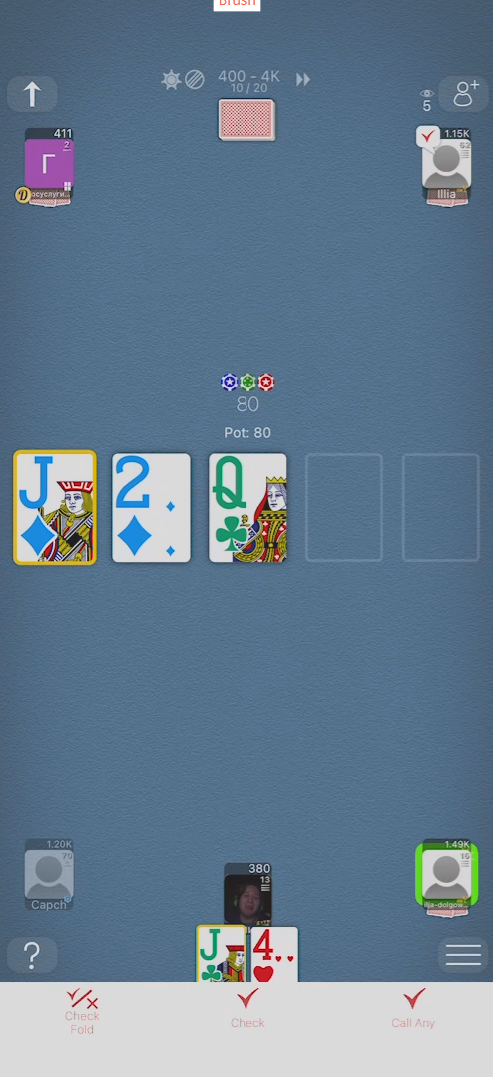
#> input picture assets/screenshots/rst_reference_2.png, 493 x 1077 px
$ python calibrate_rst_reference.py
#> lines starting #> are read from the running program, lines starting #| are printed output that depends on the picture; after the words box and inside, x2 and y2 are one past the last pixel; in counts of white or black regions, pixels touching at a corner belong together
### config.py
from dataclasses import dataclass, field, asdict
from pathlib import Path
import json
import os
import sys

ROOT = Path(getattr(sys, '_MEIPASS', Path(__file__).resolve().parent))
DATA = Path(os.environ.get('POKERVISION_DATA', Path(os.environ.get('LOCALAPPDATA', Path.home())) / 'PokerVisionAI'))

@dataclass(frozen=True)
class Region:
    x: float
    y: float
    w: float
    h: float

    def __post_init__(self):
        if not (0 <= self.x < 1 and 0 <= self.y < 1 and 0 < self.w <= 1 and 0 < self.h <= 1 and self.x+self.w <= 1.00001 and self.y+self.h <= 1.00001):
            raise ValueError('Regions must lie within normalized coordinates 0–1')

    def pixels(self, width: int, height: int) -> tuple[int, int, int, int]:
        x, y = int(self.x*width+1e-8), int(self.y*height+1e-8)
        return x, y, max(1, min(width-x, round(self.w*width))), max(1, min(height-y, round(self.h*height)))

def region(x1, y1, x2, y2):
    return Region(x1/493, y1/1077, (x2-x1)/493, (y2-y1)/1077)

def default_regions():
    return {'hole': region(194,924,302,984), 'board': region(13,449,480,567),
            'pot': region(217,370,278,441), 'hero_stack': region(224,860,278,900),
            'seat_1': region(20,127,78,204), 'seat_2': region(415,125,479,207),
            'seat_3': region(22,839,79,912), 'seat_4': region(414,838,479,914),
            'actions': region(0,982,493,1077)}

@dataclass
class LayoutProfile:
    name: str = 'RST portrait 493x1077 (uncalibrated)'
    regions: dict[str, Region] = field(default_factory=default_regions)
    card_threshold: float = .94
    ocr_threshold: float = .85
    use_easyocr: bool = False
    reference_size: tuple[int, int] | None = None
    ocr_backend: str = 'template'
    auto_table_crop: bool = False

    def __post_init__(self):
        if not {'hole','board','pot','hero_stack','actions'} <= self.regions.keys():
            raise ValueError('Profile needs hole, board, pot, hero_stack and actions regions')
        if not 0 <= self.card_threshold <= 1 or not 0 <= self.ocr_threshold <= 1:
            raise ValueError('Thresholds must be 0–1')
        if self.ocr_backend not in ('template','rapidocr'):
            raise ValueError('OCR backend must be template or rapidocr')
        if self.reference_size is not None:
            if len(self.reference_size) != 2 or any(type(x) is not int or x <= 0 for x in self.reference_size):
                raise ValueError('Reference size must contain two positive integers')
            self.reference_size = tuple(self.reference_size)

    def resolved_regions(self, width: int, height: int) -> dict[str, Region]:
        """Width-anchored RST coordinates exclude the optional bottom panel.

        Existing normalized profiles remain unchanged. Out-of-frame zones are
        omitted; an absent action panel is not treated as a betting control.
        """
        if self.reference_size is None:
            return self.regions
        reference_width,reference_height = self.reference_size
        factor = reference_height * width / (reference_width * height)
        resolved = {}
        for name,roi in self.regions.items():
            top,bottom = roi.y*factor,min(1,(roi.y+roi.h)*factor)
            if top >= 1 or (bottom-top)*height < 4:
                continue
            resolved[name] = Region(roi.x,top,roi.w,bottom-top)
        return resolved

    def to_json(self) -> str:
        return json.dumps(asdict(self), indent=2)

    @classmethod
    def from_json(cls, text: str):
        data = json.loads(text)
        data['regions'] = {k: Region(**v) for k,v in data['regions'].items()}
        if 'auto_table_crop' not in data:
            builtin=rst_portrait_profile()
            if data['regions']==builtin.regions and tuple(data.get('reference_size') or ())==builtin.reference_size:
                data['auto_table_crop']=True
        return cls(**data)

    @classmethod
    def load(cls, path: Path):
        return cls.from_json(path.read_text(encoding='utf-8'))

def rst_portrait_profile() -> LayoutProfile:
    """Measured from the supplied 493×1077 image; width is the scale anchor."""
    zones = default_regions() | {
        'hole':region(194,924,302,982),
        'board':region(10,445,483,570),
        'hole_1':region(196,924,249,982), 'hole_2':region(250,924,300,982),
        'board_1':region(14,450,97,566), 'board_2':region(111,450,194,566),
        'board_3':region(208,450,291,566), 'board_4':region(305,450,388,566),
        'board_5':region(402,450,485,566),
        'pot':region(220,425,290,446), 'hero_stack':region(240,861,280,880),
        'stack_1':region(45,126,82,145), 'stack_2':region(435,125,480,146),
        'stack_3':region(25,836,82,858), 'stack_4':region(430,836,480,858),
    }
    return LayoutProfile(name='RST portrait — width anchored, optional pre-action panel',
                         regions=zones,reference_size=(493,1077),ocr_backend='rapidocr',auto_table_crop=True)

# [12 lines left out: function upgrade_builtin_profile, not called in this run]

### capture/frame_processor.py
import cv2
import numpy as np
from config import Region

def crop(frame: np.ndarray, region: Region) -> np.ndarray:
    x,y,w,h = region.pixels(frame.shape[1], frame.shape[0])
    return frame[y:y+h, x:x+w].copy()

# [4 lines left out: function preprocess, not called in this run]

def normalized(image: np.ndarray) -> np.ndarray:
    return image.astype(np.float32) / 255.0

class FrameDeduplicator:
    def __init__(self):
        self.last = None

    # [5 lines left out: function changed, not called in this run]

### scripts/calibrate_rst_reference.py
"""Extract labeled calibration samples from the user-supplied reference.

This is calibration data, not held-out recognition-accuracy evidence.
The runtime still classifies pixels; no screenshot IDs or game states are used.
"""
from pathlib import Path
import sys
sys.path.insert(0,str(Path(__file__).resolve().parents[1]))
import cv2
import numpy as np
from config import ROOT,LayoutProfile,rst_portrait_profile
from capture.frame_processor import crop

def save(path,image):
    path.parent.mkdir(parents=True,exist_ok=True)
    cv2.imencode('.png',image)[1].tofile(path)

def main():
    image = cv2.imdecode(np.fromfile(ROOT/'assets/screenshots/rst_reference_2.png',np.uint8),cv2.IMREAD_COLOR)
#> image is the input picture: shape (1077, 493, 3); mean B, G, R 145, 124.2, 101.9
    if image is None:
        raise ValueError('Reference image cannot be decoded')
    profile = LayoutProfile.load(ROOT/'assets/layout_rst_legacy.json')
#> (reads assets/layout_rst_legacy.json from the repository)
    regions = profile.resolved_regions(image.shape[1],image.shape[0])
    labels = {'hole_1':'Jc','hole_2':'4h','board_1':'Jd','board_2':'2d','board_3':'Qc'}
    for slot,card in labels.items():
        save(ROOT/f'assets/templates/{card}_rst_{slot}.png',crop(image,regions[slot]))
    save(ROOT/'assets/ui/rst_pre_action.png',crop(image,regions['actions']))
#> in crop (call 6), `return frame[y:y+h, x:x+w].copy()`:
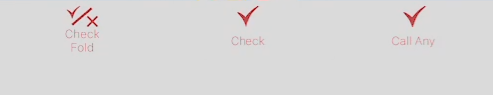
#> returned value: shape (95, 493, 3); mean of channels 0, 1, 2 216.5, 216.3, 217.7; drawn as B, G, R
    for name,text in {'pot':'80','hero_stack':'380','stack_1':'411','stack_2':'115K','stack_3':'120K','stack_4':'149K'}.items():
        gray = cv2.cvtColor(crop(image,regions[name]),cv2.COLOR_BGR2GRAY)
        _,mask = cv2.threshold(gray,0,255,cv2.THRESH_BINARY+cv2.THRESH_OTSU)
        _,_,stats,_ = cv2.connectedComponentsWithStats(mask)
        height = max(s[3] for s in stats[1:])
        boxes = sorted((s[:4] for s in stats[1:] if s[3]>=height*.5),key=lambda b:b[0])
        if len(boxes) != len(text):
            raise ValueError(f'{name}: expected {len(text)} glyphs, got {len(boxes)}')
        for index,(char,(x,y,w,h)) in enumerate(zip(text,boxes)):
            save(ROOT/f'assets/ocr/{char}_rst_{name}_{index}.png',mask[y:y+h,x:x+w])
#> this loop made 6 passes
#> (height, boxes) on passes 1 to 6: (15, [[4, 2, 9, 15], [15, 2, 10, 15]]), (9, [[2, 1, 6, 9], [9, 1, 6, 9], [17, 1, 6, 9]]), (9, [[2, 1, 7, 9], [10, 1, 3, 9], [15, 1, 4, 9]]), (7, [[2, 1, 3, 7], [9, 1, 4, 7], [14, 1, 5, 7], [21, 1, 5, 7]]), (8, [[0, 0, 3, 8], [7, 0, 5, 8], [13, 0, 5, 8], [19, 1, 6, 7]]), (8, [[0, 1, 3, 7], [7, 1, 5, 7], [13, 1, 5, 8], [19, 1, 6, 8]])
#> pass 1, in main, `gray = cv2.cvtColor(crop(image,regions[name]),cv2.COLOR_BGR2GRAY)`:
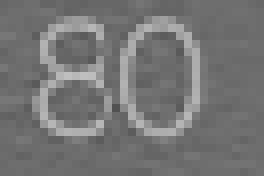
#> gray: shape (22, 33) (shown 8 times larger); min 80, max 190, mean 116.7
#> pass 1, in main, `_,mask = cv2.threshold(gray,0,255,cv2.THRESH_BINARY+cv2.THRESH_OTSU)`:
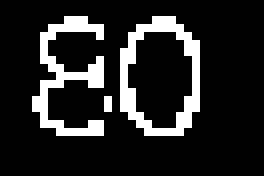
#> mask: shape (22, 33) (shown 8 times larger); 14.5% white in thin lines or dots, all inside (x1, y1, x2, y2) = (4, 2, 25, 17)
    (ROOT/'assets/layout_rst_portrait.json').write_text(rst_portrait_profile().to_json(),encoding='utf-8')

if __name__ == '__main__':
    main()
